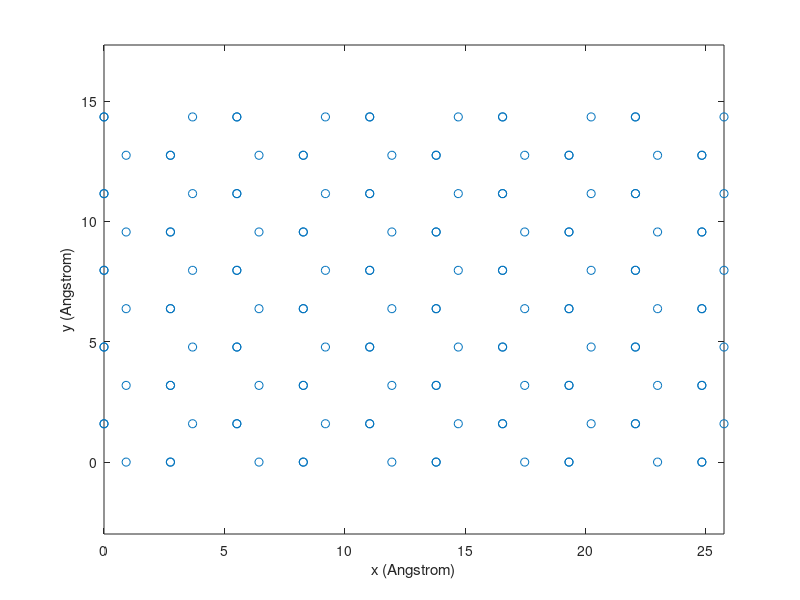

Write MATLAB code to recreate this figure.

clear all
close all
clc

%bond length(Angstrom). 
l=2.42;

%Basis vector
a= l*cosd(81.01/2);
b=l*sind(81.02/2);

%Layer thickness
thickness=2*b;

%Vaccum length in z-direction
z=10;
%Bravis lattice 
a1=[3*a 0   0];
a2=[0 sqrt(3)*a  0];
a3=[0 0 thickness];
%position of basis atoms
Basis=[
    1/2*a2;
    1/2*a2+a3;
    1/6*a1+a3/2;
    1/2*a1;
    1/2*a1+a3;
    2/3*a1+1/2*a2+a3/2
    ];
BasisType=[
    1
    1
    2
    1
    1
    2
    ];
%number of atoms in the basis
NB=length(Basis(:,1));
%--------------------
% bulid the lattice
%--------------------
% build the lattice structure

s1 = input('Number of unit cell in a_1 direction:  ','s');
s2 = input('Number of unit cell in a_2 direction:  ','s');
N1=str2num(s1);
N2=str2num(s2);

NumAtom=N1*N2*NB;
coord=zeros(NumAtom, 3);
ticker=1;
for i=0:(N1-1)
    for j=0:(N2-1)
        for k=1:NB
            coord(ticker+k-1,1)=ticker+k-1;
            coord(ticker+k-1,2)=BasisType(k);
            coord(ticker+k-1,3:5)=i*a1+j*a2+Basis(k,:);
        end
        ticker=ticker+NB;
    end
end
        
plot(coord(:,3),coord(:,4),'o');

%Shifting all the atoms in z-direction, for the vaccum space
coord(:,5)=coord(:,5)+ z;
axis equal;
xlabel('x (Angstrom)');
ylabel('y (Angstrom)');

%----------------------
% print to a data file
%----------------------
fid=fopen('WS2.xyz','w');
fprintf(fid,'%i \n',NumAtom);
fprintf(fid,'Tungsten Sulphide lattice %i x %i \n', N1, N2);
for i=1:NumAtom
    fprintf(fid,'%i %12.8f %12.8f %12.8f\n',coord(i,2:5));
end
fclose(fid);
%--------------------------------------
% print to a lammp structure data file
%--------------------------------------
fid=fopen('WS2.u','w');
fprintf(fid,'#Position data for Tungsten Sulphide %i x %i \n', N1, N2);

fprintf(fid,'%i atoms\n',NumAtom);
fprintf(fid,'%i atom types\n\n',2);

fprintf(fid,'%12.8f %12.8f  xlo xhi\n',0, N1*norm(a1));
fprintf(fid,'%12.8f %12.8f  ylo yhi\n',0, N2*norm(a2));
fprintf(fid,'%12.8f %12.8f  zlo zhi\n\n',0, 2*z+thickness);

fprintf(fid,'Masses\n\n');
fprintf(fid,'1 32.0600  \n');
fprintf(fid,'2 183.8400 \n\n');

fprintf(fid,'Atoms\n\n');

for i=1:NumAtom
    fprintf(fid,'%i %i %12.8f %12.8f %12.8f\n',coord(i,:));
end
fclose(fid);


        